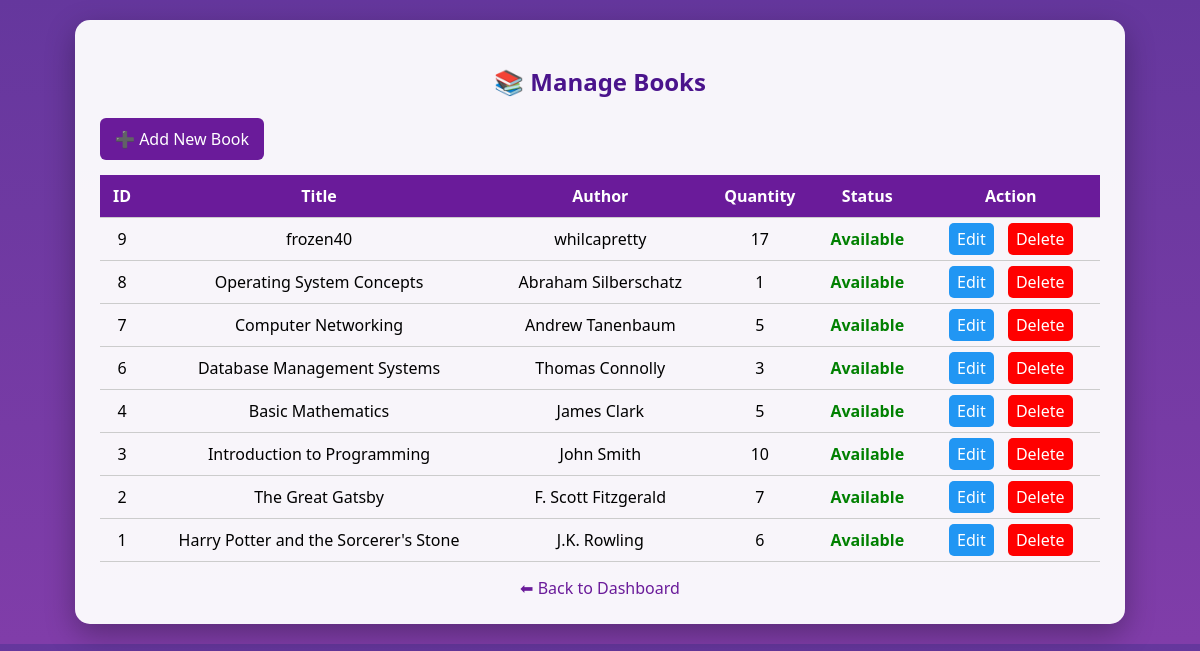
The page /librarian/manage_books.php (signed in) on the database its author committed.
### tables this page shows
CREATE TABLE `books` (
  `id` int(11) NOT NULL,
  `title` varchar(100) DEFAULT NULL,
  `author` varchar(100) DEFAULT NULL,
  `quantity` int(11) DEFAULT NULL
);

### librarian/manage_books.php (the view, shortened to what this page needs)
<?php
include("../db.php");
$books = mysqli_query($conn, "SELECT * FROM books ORDER BY id DESC");
?>
<!DOCTYPE html>
<html lang="en">
<head>
</head>
<body>
<div class="container">
<h2>📚 Manage Books</h2>
<a href="add_book.php" class="add-btn">➕ Add New Book</a>
<table>
<tr>
    <th>ID</th>
    <th>Title</th>
    <th>Author</th>
    <th>Quantity</th>
    <th>Status</th>
    <th>Action</th>
</tr>
<?php while($row = mysqli_fetch_assoc($books)) { ?>
<tr>
    <td><?php echo $row['id']; ?></td>
    <td><?php echo htmlspecialchars($row['title']); ?></td>
    <td><?php echo htmlspecialchars($row['author']); ?></td>
    <td><?php echo $row['quantity']; ?></td>
    <td>
        <?php if($row['quantity'] > 0){ ?>
            <span class="available">Available</span>
        <?php } else { ?>
            <span class="not-available">Out of Stock</span>
        <?php } ?>
    </td>
    <td class="action">
        <a href="edit_book.php?id=<?php echo $row['id']; ?>" class="edit">Edit</a>
        <a href="delete_book.php?id=<?php echo $row['id']; ?>"
   class="delete"
   onclick="return confirm('Are you sure you want to delete this book?')">
   Delete
        </a>
    </td>
</tr>
<?php } ?>
</table>
<a href="librarian_dashboard.php" class="back">⬅ Back to Dashboard</a>
</div>
</body>
</html>

### librarian/manage_books.php (style rules this page uses)
body { font-family: 'Segoe UI', sans-serif; background: linear-gradient(rgba(74,20,140,0.85), rgba(106,27,154,0.85)), url('https://images.unsplash.com/photo-1512820790803-83ca734da794') no-repeat center/cover; margin: 0; padding: 20px; }
.container { background: rgba(255,255,255,0.95); padding: 25px; border-radius: 15px; max-width: 1000px; margin: auto; box-shadow: 0 10px 30px rgba(0,0,0,0.3); }
h2 { text-align: center; color: #4a148c; }
.add-btn { display: inline-block; margin-bottom: 15px; padding: 10px 15px; background: #6a1b9a; color: white; text-decoration: none; border-radius: 6px; }
table { width: 100%; border-collapse: collapse; }
table th, table td { padding: 10px; border-bottom: 1px solid #ccc; text-align: center; }
table th { background: #6a1b9a; color: white; }
.available { color: green; font-weight: bold; }
.action a { margin: 0 5px; text-decoration: none; padding: 5px 8px; border-radius: 5px; }
.edit { background: #2196f3; color: white; }
.delete { background: red; color: white; }
.back { display: block; margin-top: 15px; text-align: center; text-decoration: none; color: #6a1b9a; }

### rows shown on the page
books: id "9", title "frozen40", author "whilcapretty", quantity "17", shows "Available"
books: id "8", title "Operating System Concepts", author "Abraham Silberschatz", quantity "1", shows "Available"
books: id "7", title "Computer Networking", author "Andrew Tanenbaum", quantity "5", shows "Available"
books: id "6", title "Database Management Systems", author "Thomas Connolly", quantity "3", shows "Available"
books: id "4", title "Basic Mathematics", author "James Clark", quantity "5", shows "Available"
books: id "3", title "Introduction to Programming", author "John Smith", quantity "10", shows "Available"
books: id "2", title "The Great Gatsby", author "F. Scott Fitzgerald", quantity "7", shows "Available"
books: id "1", title "Harry Potter and the Sorcerer's Stone", author "J.K. Rowling", quantity "6", shows "Available"
